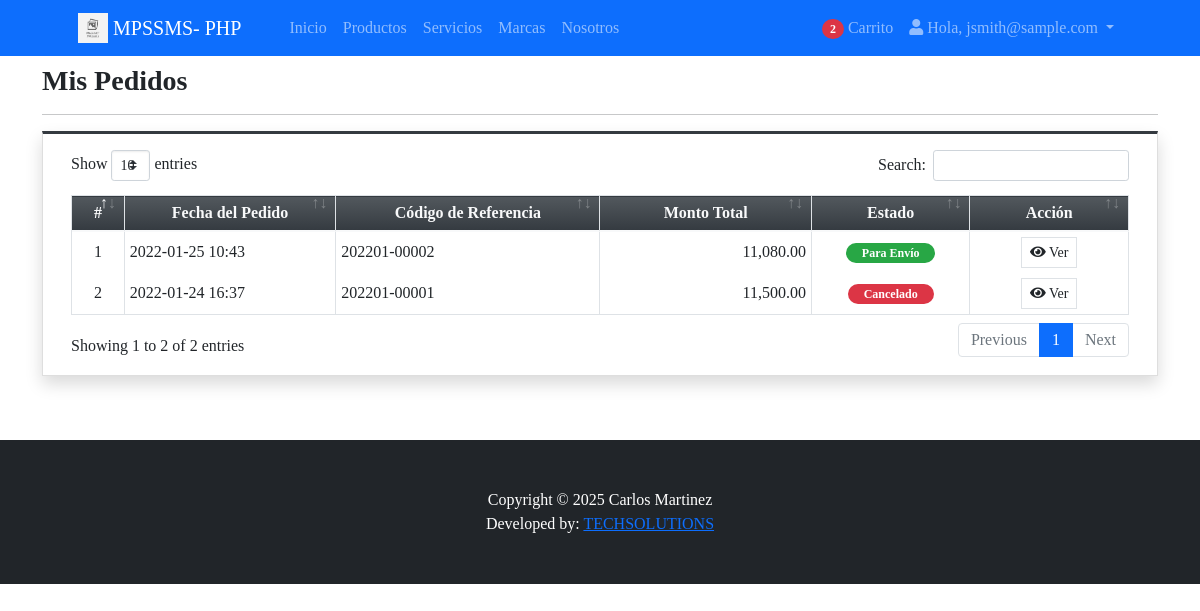
The page /?p=my_orders (signed in) on the database its author committed.
### tables this page shows
CREATE TABLE `order_list` (
  `id` int(30) NOT NULL,
  `ref_code` varchar(100) NOT NULL,
  `reference` varchar(50) DEFAULT NULL,
  `client_id` int(30) NOT NULL,
  `payment_method` varchar(20) DEFAULT NULL,
  `payment_status` varchar(20) DEFAULT 'pending',
  `payment_reference` varchar(100) DEFAULT NULL,
  `payment_date` datetime DEFAULT NULL,
  `wompi_transaction_id` varchar(100) DEFAULT NULL,
  `total_amount` float NOT NULL DEFAULT 0,
  `delivery_address` text NOT NULL,
  `status` tinyint(1) NOT NULL DEFAULT 0 COMMENT '0=pending,1 = packed, 2 = for delivery, 3 = on the way, 4 = delivered, 5=cancelled',
  `date_created` datetime NOT NULL DEFAULT current_timestamp(),
  `date_updated` datetime DEFAULT NULL ON UPDATE current_timestamp()
);

### classes/DBConnection.php (called while the page is built, shortened)
<?php
class DBConnection{
    private $host = DB_SERVER;
    private $username = DB_USERNAME;
    private $password = DB_PASSWORD;
    private $database = DB_NAME;
    public $conn;
    public function __construct(){
        if (!isset($this->conn)) {
            $this->conn = new mysqli($this->host, $this->username, $this->password, $this->database);
        }
    }
}
?>

### classes/SystemSettings.php (called while the page is built, shortened)
<?php
class SystemSettings extends DBConnection{
	function userdata($field = ''){
		if(!empty($field)){
			if(isset($_SESSION['userdata'][$field]))
				return $_SESSION['userdata'][$field];
			else
				return null;
		}else{
			return false;
		}
	}
}
$_settings = new SystemSettings();
?>

### my_orders.php (the view, shortened to what this page needs)
<div class="content py-5 mt-3">
    <div class="container">
        <h3><b>Mis Pedidos</b></h3>
        <hr>
        <div class="card card-outline card-dark shadow rounded-0">
            <div class="card-body">
                <div class="container-fluid">
                    <table class="table table-stripped table-bordered">
                        <colgroup>
                            <col width="5%">
                            <col width="20%">
                            <col width="25%">
                            <col width="20%">
                            <col width="15%">
                            <col width="15%">
                        </colgroup>
                        <thead>
                            <tr class="bg-gradient-dark text-light">
                                <th class="text-center">#</th>
                                <th class="text-center">Fecha del Pedido</th>
                                <th class="text-center">Código de Referencia</th>
                                <th class="text-center">Monto Total</th>
                                <th class="text-center">Estado</th>
                                <th class="text-center">Acción</th>
                            </tr>
                        </thead>
                        <tbody>
                            <?php
                            $i = 1;
                            $orders = $conn->query("SELECT * FROM `order_list` where client_id = '{$_settings->userdata('id')}' order by unix_timestamp(date_created) desc ");
                            while($row = $orders->fetch_assoc()):
                            ?>
                                <tr>
                                    <td class="text-center"><?= $i++ ?></td>
                                    <td><?= date("Y-m-d H:i", strtotime($row['date_created'])) ?></td>
                                    <td><?= $row['ref_code'] ?></td>
                                    <td class="text-right"><?= number_format($row['total_amount'],2) ?></td>
                                    <td class="text-center">
                                        <?php if($row['status'] == 0): ?>
                                            <span class="badge badge-secondary px-3 rounded-pill">Pendiente</span>
                                        <?php elseif($row['status'] == 1): ?>
                                            <span class="badge badge-primary px-3 rounded-pill">Empacado</span>
                                        <?php elseif($row['status'] == 2): ?>
                                            <span class="badge badge-success px-3 rounded-pill">Para Envío</span>
                                        <?php elseif($row['status'] == 3): ?>
                                            <span class="badge badge-warning px-3 rounded-pill">En Camino</span>
                                        <?php elseif($row['status'] == 4): ?>
                                            <span class="badge badge-default bg-gradient-teal px-3 rounded-pill">Entregado</span>
                                        <?php else: ?>
                                            <span class="badge badge-danger px-3 rounded-pill">Cancelado</span>
                                        <?php endif; ?>
                                    </td>
                                    <td class="text-center">
                                        <button class="btn btn-flat btn-sm btn-default border view_data" type="button" data-id="<?= $row['id'] ?>"><i class="fa fa-eye"></i> Ver</button>
                                    </td>
                                </tr>
                            <?php endwhile; ?>
                        </tbody>
                    </table>
                </div>
            </div>
        </div>
    </div>
</div>

### rows shown on the page
order_list: date_created "2022-01-25 10:43", ref_code "202201-00002", total_amount "11,080.00", status "Para Envío"
order_list: date_created "2022-01-24 16:37", ref_code "202201-00001", total_amount "11,500.00", status "Cancelado"

### other values the page prints
$_settings->info('short_name') "MPSSMS- PHP"
$cart_count "2"
$_settings->userdata('email') "jsmith@sample.com"
